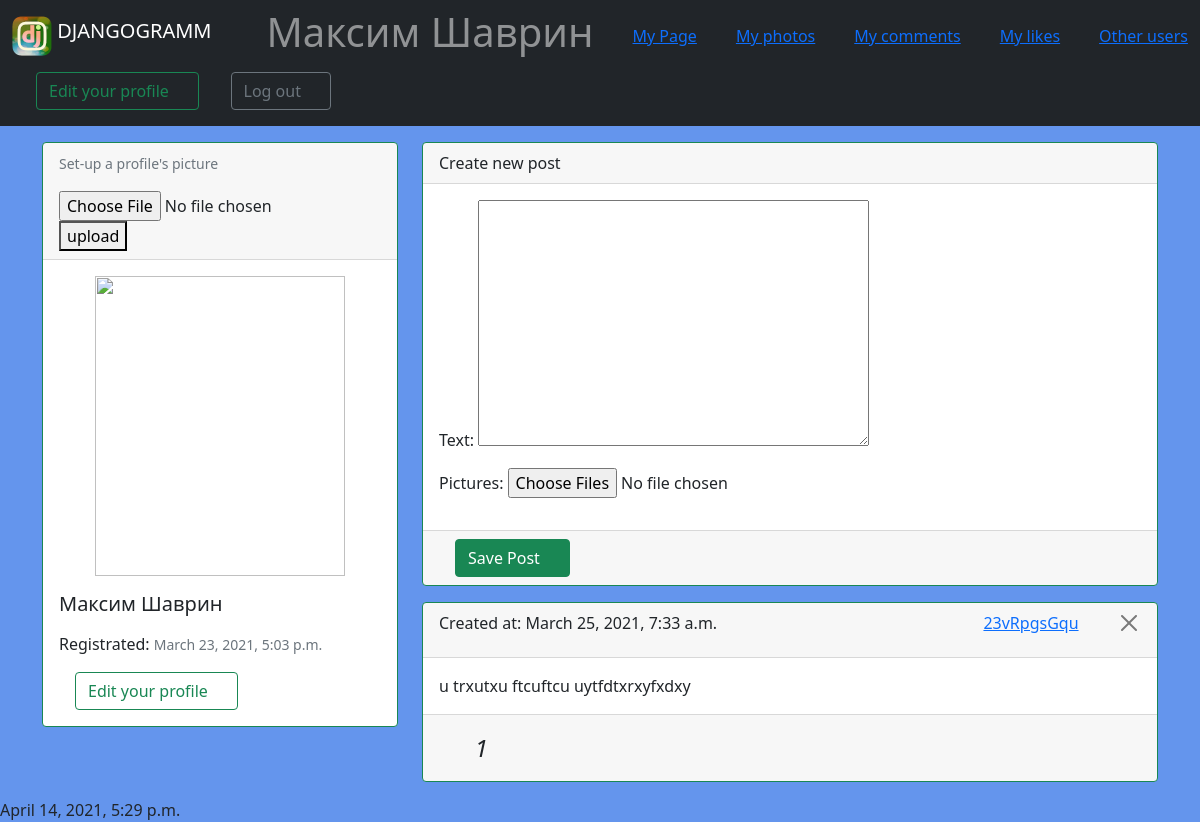
/wall/7615648471/ (signed in), run on an earlier commit of the app's database.
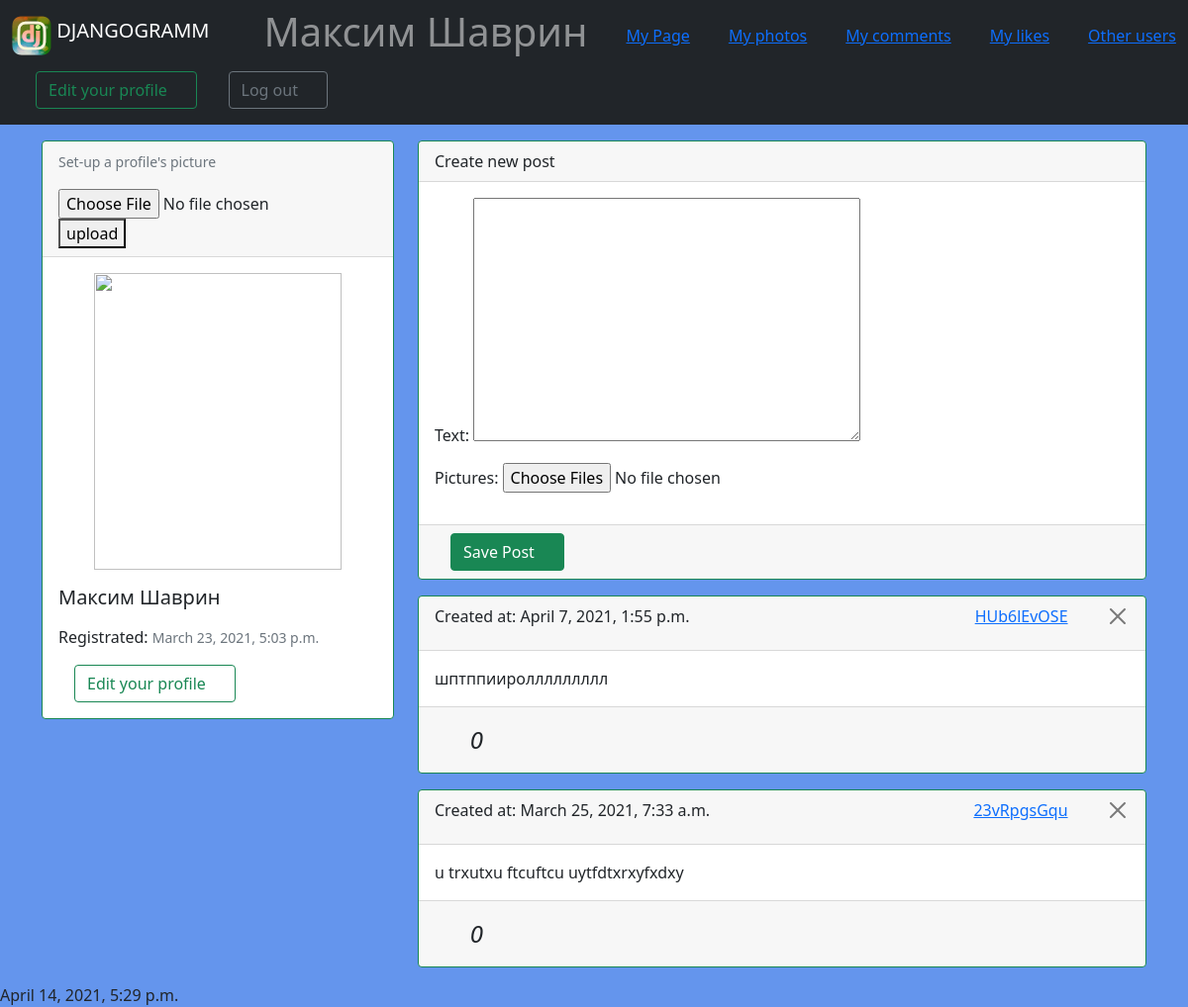
And on a later commit of the database.
### djangogramm/models.py (models this page shows, shortened)
class Post(Model):
    slug = SlugField(unique=True)
    text = TextField(max_length=POST_MAX_LENGHT, blank=True, null=True)
    created_at = DateTimeField(auto_now_add=True, editable=False)
    edited_time = DateTimeField(blank=True, null=True)
    author = ForeignKey(Account, on_delete=CASCADE, related_name='posts')
    class Meta:
        ordering = ['-created_at']

class Like(Model):
    slug = SlugField(unique=True)
    picture = ForeignKey(Picture, on_delete=CASCADE, blank=True, null=True, related_name='likes')
    post = ForeignKey(Post, on_delete=CASCADE, blank=True, null=True, related_name='likes')
    comment = ForeignKey(Comment, on_delete=CASCADE, blank=True, null=True, related_name='likes')
    author = ForeignKey(Account, on_delete=CASCADE, related_name='likes')
    created_at = DateTimeField(auto_now_add=True)
    class Meta:
        ordering = ['-created_at']

### djangogramm/views.py (the view)
# urls.py: path('wall/<int:account_slug>/', show_wall, name='wall'),
def show_wall(request, account_slug: int, one_post=None):
    if not Account.objects.filter(slug=account_slug).exists():
        return HttpResponseNotFound(content=b'Account with this slug not found')
    account = Account.objects.get(slug=account_slug)
    data = dict(account=account)
    if request.user.is_authenticated:
        liked_posts = list()
        for post in account.posts.all():
            if request.user in [like.author for like in post.likes.all()]:
                liked_posts.append(post)
        data['liked_posts'] = liked_posts
        if request.user == account:
            data['post_form'] = PostForm()
        if Following.objects.filter(author=request.user, addressee=account)\
                .exists():
            data['subscribed'] = True
        if request.method == 'POST':
            if request.POST.get('edit_bio'):
                data['bio_form'] = BioChangeForm(instance=request.user)
            elif request.POST.get('edit_post_slug'):
                data['edit_post_slug'] = request.POST.get('edit_post_slug')
        if one_post:
            data['post'] = one_post
            data['by_link'] = True
    return render(request, 'wall.html', data)

### djangogramm/forms.py (shortened to what this page needs)
class PostForm(ModelForm):
    pictures = ImageField(
        required=False,
        widget=FileInput(attrs=dict(multiple='multiple')),
    )
    class Meta:
        model = Post
        fields = ('text',)

### djangogramm/templates/wall.html (shortened to what this page needs)
{% extends 'base.html' %}
    {% block sidebar %}
        {% include 'inc/_about_account.html' %}
    {% endblock sidebar %}
    {% block postmaking %}
        {% if request.user == account %}
            {% if request.user.reg_confirmed_date %}
                {% include 'inc/_postmaking.html' %}
            {% endif %}
        {% endif %}
    {% endblock postmaking %}
    {% block posts %}
        {% if request.user == account %}
        {% if request.user.reg_confirmed_date %}
            {% if post %}
                {% include 'inc/_post.html' %}
            {% else %}
                {% for post in account.posts.all %}
                    {% if post.slug == edit_post_slug %}
                        {% include 'inc/_edit_post.html' %}
                    {% else %}
                        {% include 'inc/_post.html' %}
                    {% endif  %}
                {% endfor %}
            {% endif  %}
        {% endif  %}
        {% elif not request.user.reg_confirmed_date %}
        {% else %}
            {% for post in account.posts.all %}
                {% include 'inc/_post.html' %}
            {% endfor %}
        {% endif %}
    {% endblock posts %}

### djangogramm/templates/inc/_post.html (shortened to what this page needs)
{% block post_content %}
    <div id="post_card_{{ post.slug }}" class="card border-success mb-3">
        <div class="card-header">
            <div class="row">
                <div class="col justify-content-start">
                    Created at: {{ post.created_at }}
                </div>
                <div class="col d-inline-flex justify-content-end">
                    <i class="bi bi-link-45deg"></i>
                    <a href="http://{{ request.get_host }}/post/get/{{ post.slug }}">
                        {{ post.slug }}
                    </a>
                    {% if post.author == request.user %}
                        {% block post_buttons %}
                            {% include 'inc/_edit_button.html' %}
                            {% include 'inc/_close_button.html' %}
                        {% endblock post_buttons %}
                    {% endif %}
                </div>
            </div>
        </div>
        <div class="card-body">
            <p class="card-text">{{ post.text }}</p>
        </div>
        <div class="card-footer">
            <div class="row">
                <div class="col justify-content-start">
                    <form action="/post/{% if post in liked_posts %}unlike{% else %}like{% endif %}/" method="POST">
                        <button type="submit" class="btn btn-default">
                            {% if post in liked_posts %}
                                <i class="bi bi-suit-heart-fill" style="font-size: 1.5rem; color: forestgreen;"></i>
                            {% else %}
                                <i class="bi bi-suit-heart" style="font-size: 1.5rem;"></i>
                            {% endif %}
                        <i id="likes_number" style="font-size: 1.5rem;">{{ post.likes.all|length }}</i>
                        </button>
                        <i class="bi bi-chat-dots"></i>
                    </form>
                </div>
            </div>
        </div>
    </div>
{% endblock post_content %}

### djangogramm/templates/inc/_edit_button.html (shortened to what this page needs)
<form action="/wall/{{ account.slug }}/" method="POST">
    <button type="submit" class="btn btn-default">
        <i class="bi-pencil"></i>
    </button>
</form>

### djangogramm/templates/inc/_close_button.html (shortened to what this page needs)
<form action="/post/delete/" method="POST">
    <button type="submit" class="btn-close" aria-label="Close"></button>
</form>

What changed in the data, as far as the page shows it:
added Post: created_at "April 7, 2021, 1:55 p.m.", slug "HUb6lEvOSE", text "шптппиироллллллллл", likes.all|length "0"
computed for Post "March 25, 2021, 7:33 a.m.": likes.all|length "1" → "0"
